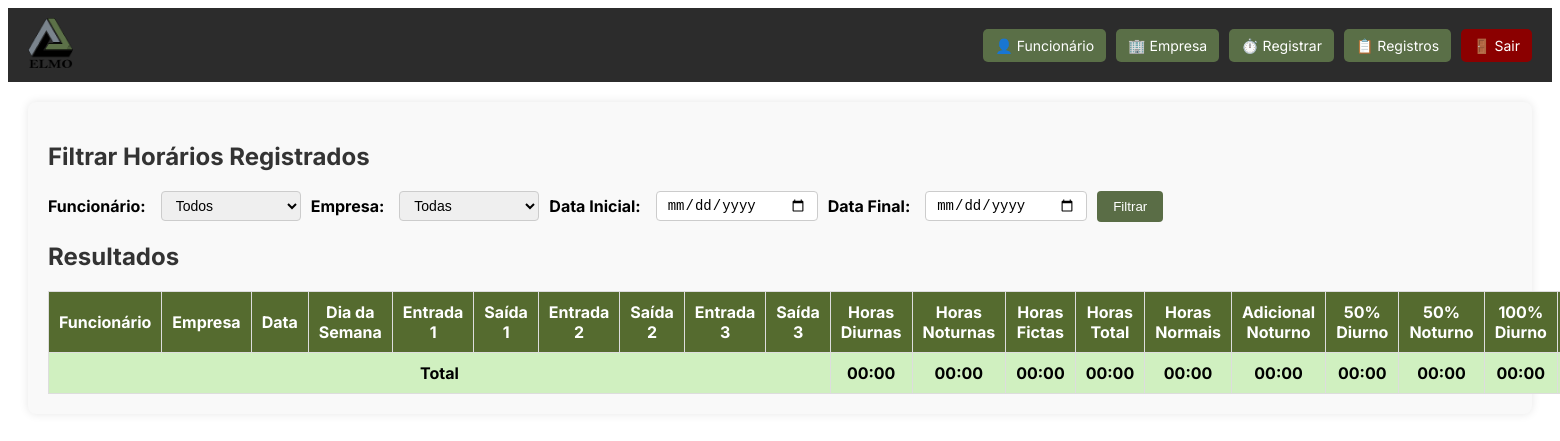
/lista-registros?funcionario_id=1 (signed in), run on an earlier commit of the app's database.
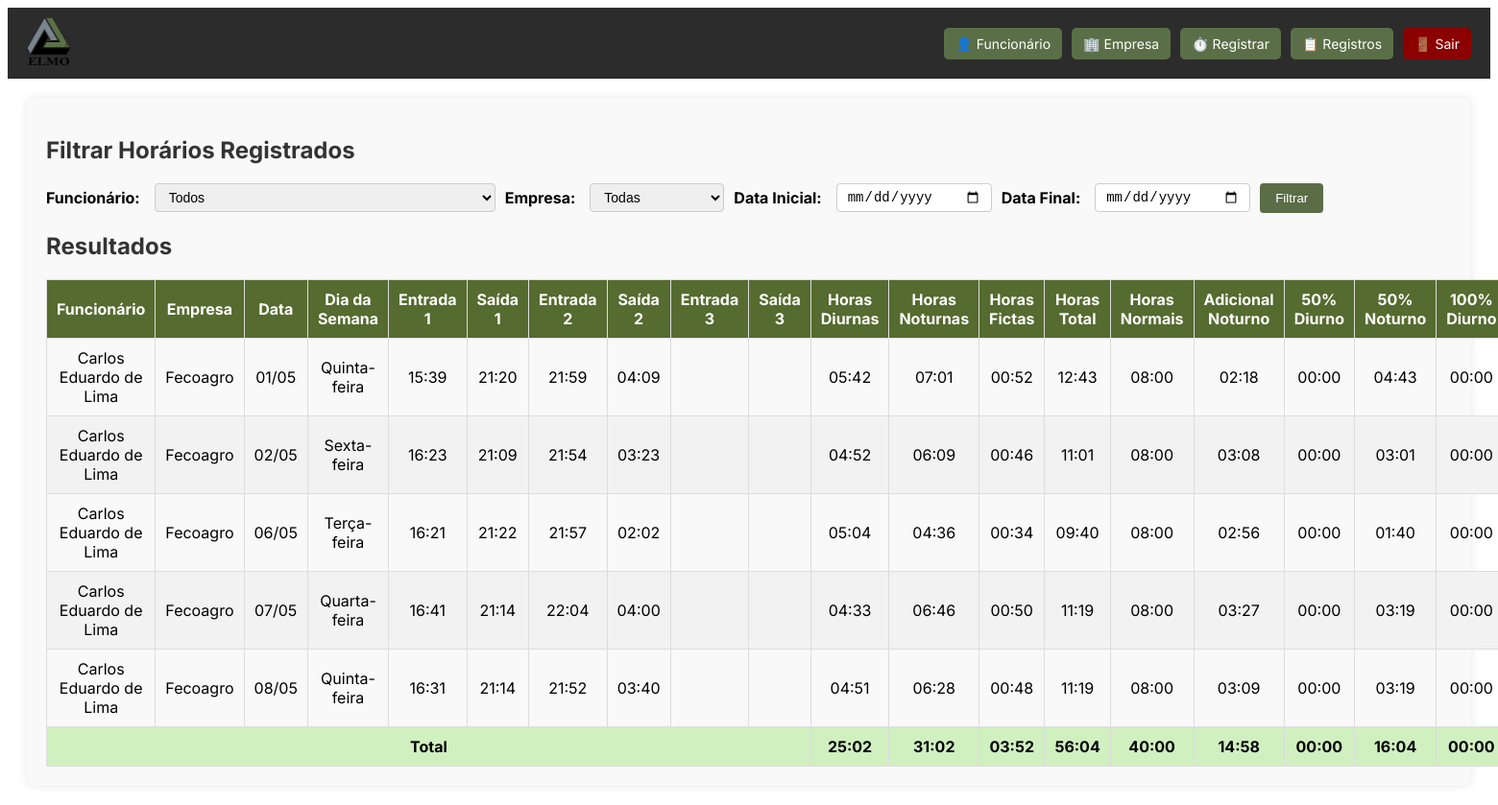
And on a later commit of the database.
### models.py (models this page shows)
class Ponto(db.Model):
    id = db.Column(db.Integer, primary_key=True)
    funcionario_id = db.Column(db.Integer, db.ForeignKey('funcionario.id'), nullable=False)
    empresa_id = db.Column(db.Integer, db.ForeignKey('empresa.id'), nullable=False)
    data = db.Column(db.String(10), nullable=False)
    entrada1 = db.Column(db.String(5))
    saida1 = db.Column(db.String(5))
    entrada2 = db.Column(db.String(5))
    saida2 = db.Column(db.String(5))
    entrada3 = db.Column(db.String(5))
    saida3 = db.Column(db.String(5))
    funcionario = db.relationship('Funcionario', backref=db.backref('pontos', lazy=True))
    empresa = db.relationship('Empresa', backref=db.backref('pontos', lazy=True))

class Funcionario(db.Model):
    id = db.Column(db.Integer, primary_key=True)
    nome = db.Column(db.String(100), nullable=False)
    cpf = db.Column(db.String(14), unique=True, nullable=True)

class Empresa(db.Model):
    id = db.Column(db.Integer, primary_key=True)
    nome = db.Column(db.String(100), nullable=False)
    vale_alimentacao = db.Column(db.Float, nullable=False)

### app.py (the view, shortened to what this page needs)
@app.route("/lista-registros", methods=["GET"])
def lista_registros():
    if not session.get("usuario_logado"):
        return redirect(url_for("login"))
    funcionarios = Funcionario.query.order_by(Funcionario.nome.asc()).all()
    empresas = Empresa.query.order_by(Empresa.nome.asc()).all()
    query = Ponto.query
    funcionario_id = request.args.get("funcionario_id")
    empresa_id = request.args.get("empresa_id")
    data_ini = request.args.get("data_ini")
    data_fim = request.args.get("data_fim")
    if funcionario_id:
        query = query.filter_by(funcionario_id=funcionario_id)
    if empresa_id:
        query = query.filter_by(empresa_id=empresa_id)
    if data_ini:
        query = query.filter(Ponto.data >= data_ini)
    if data_fim:
        query = query.filter(Ponto.data <= data_fim)
    pontos = []
    if funcionario_id or empresa_id or data_ini or data_fim:
        pontos = query.order_by(Ponto.data.asc()).all()
    INIDIA = time(5, 0)
    FIMDIA = time(22, 0)
    ININOT = time(22, 0)
    FIMNOT = time(5, 0)
    def to_time(valor):
        if isinstance(valor, str):
            return datetime.strptime(valor, "%H:%M").time()
        return valor
    for ponto in pontos:
        if isinstance(ponto.data, str):
            ponto.data_obj = datetime.strptime(ponto.data, "%Y-%m-%d")
        else:
            ponto.data_obj = ponto.data
        ponto.horas_diurnas_reais = timedelta()
        ponto.horas_noturnas_reais = timedelta()
        ponto.horas_fictas = timedelta()
        ponto.horas_adicional = timedelta()
        ponto.horas_adicional_ficta = timedelta()
        ponto.horas_diurnas = timedelta()
        ponto.horas_noturnas = timedelta()
        ponto.horas_total = timedelta()
        ponto.extra_50_diurno = timedelta()
        ponto.extra_50_noturno = timedelta()
        ponto.extra_50_noturno_reais = timedelta()
        ponto.extra_100_diurno = timedelta()
        ponto.extra_100_noturno = timedelta()
        ponto.horas_normais = timedelta(hours=8)
        if ponto.data_obj.weekday() == 5:
            ponto.horas_normais = timedelta(hours=4)
        turnos = [(ponto.entrada1, ponto.saida1), (ponto.entrada2, ponto.saida2), (ponto.entrada3, ponto.saida3)]
        minutos_marcados = []
        for entrada, saida in turnos:
            if entrada and saida:
                entrada = to_time(entrada)
                saida = to_time(saida)
                entrada_dt = datetime.combine(ponto.data_obj, entrada)
                saida_dt = datetime.combine(ponto.data_obj, saida)
                if saida < entrada:
                    saida_dt += timedelta(days=1)
                atual = entrada_dt
                while atual < saida_dt:
                    minutos_marcados.append(atual)
                    atual += timedelta(minutes=1)
        acumulado_domingo = timedelta()
        duracao_dentro_domingo = timedelta()
        for minuto in minutos_marcados:
            hora = minuto.time()
            tipo = "diurna"
            if hora >= ININOT or hora < FIMNOT:
                tipo = "noturna"
            if ponto.horas_normais > timedelta():
                ponto.horas_normais -= timedelta(minutes=1)
                if tipo == "diurna":
                    ponto.horas_diurnas += timedelta(minutes=1)
                    ponto.horas_diurnas_reais += timedelta(minutes=1)
                else:
                    ponto.horas_noturnas_reais += timedelta(minutes=1)
                    ponto.horas_adicional += timedelta(minutes=1)
            else:
                if tipo == "diurna":
                    ponto.extra_50_diurno += timedelta(minutes=1)
                    ponto.horas_diurnas_reais += timedelta(minutes=1)
                else:
                    ponto.extra_50_noturno_reais += timedelta(minutes=1)
                    ponto.horas_noturnas_reais += timedelta(minutes=1)
        if ponto.data_obj.weekday() < 5:
            ponto.horas_noturnas = ponto.horas_noturnas_reais * 1.142857
            ponto.horas_total = ponto.horas_diurnas_reais + ponto.horas_noturnas
            ponto.horas_fictas= ponto.horas_noturnas_reais * 0.142857
            carga_horaria_diaria = timedelta(hours=8)
            jornada_total = ponto.horas_diurnas_reais + ponto.horas_noturnas
            if jornada_total < carga_horaria_diaria:
                ponto.horas_normais = jornada_total
            else:
                ponto.horas_normais = carga_horaria_diaria
                ponto.extra_50_noturno = ( ponto.extra_50_noturno_reais * 1.142857 ) + ( ponto.horas_adicional * 0.142857 )
    total = {
            "horas_diurnas": timedelta(),
            "horas_noturnas": timedelta(),
            "horas_fictas": timedelta(),
            "horas_total": timedelta(),
            "horas_normais": timedelta(),
            "horas_adicional": timedelta(),
            "extra_50_diurno": timedelta(),
            "extra_50_noturno": timedelta(),
            "extra_100_diurno": timedelta(),
            "extra_100_noturno": timedelta(),
        }
    for ponto in pontos:
            total["horas_diurnas"] += ponto.horas_diurnas_reais
            total["horas_noturnas"] += ponto.horas_noturnas
            total["horas_fictas"] += ponto.horas_fictas
            total["horas_total"] += ponto.horas_total
            total["horas_normais"] += ponto.horas_normais
            total["horas_adicional"] += ponto.horas_adicional
            total["extra_50_diurno"] += ponto.extra_50_diurno
            total["extra_50_noturno"] += ponto.extra_50_noturno
            total["extra_100_diurno"] += ponto.extra_100_diurno
            total["extra_100_noturno"] += ponto.extra_100_noturno
    return render_template("lista_registros.html", pontos=pontos, funcionarios=funcionarios, empresas=empresas, total=total)

### app.py (called while the page is built)
@app.template_filter('horario_formatado')
def horario_formatado(value):
    if not value:
        return "00:00"
    total_minutes = int(value.total_seconds() // 60)
    horas = total_minutes // 60
    minutos = total_minutes % 60
    return f"{horas:02d}:{minutos:02d}"

@app.template_filter('formatar_dia_semana')
def formatar_dia_semana(data):
    return format_datetime(data, "EEEE", locale='pt_BR').capitalize()

### templates/lista_registros.html (shortened to what this page needs)
{% extends "base.html" %}
{% block content %}
<div class="box">
    <h2>Filtrar Horários Registrados</h2>
    <form method="GET" class="filter-lista-form">
        <label for="funcionario_id">Funcionário:</label>
        <select name="funcionario_id" id="funcionario_id">
            <option value="">Todos</option>
        </select>
        <label for="empresa_id">Empresa:</label>
        <select name="empresa_id" id="empresa_id">
            <option value="">Todas</option>
        </select>
        <label for="data_ini">Data Inicial:</label>
        <input type="date" name="data_ini" id="data_ini">
        <label for="data_fim">Data Final:</label>
        <input type="date" name="data_fim" id="data_fim">
        <button type="submit" class="btn-lista-filter">Filtrar</button>
    </form>
</div>
<div class="box">
    <h2>Resultados</h2>
    <div class="table-responsive">
        <table class="styled-table">
            <thead>
                <tr>
                    <th>Funcionário</th>
                    <th>Empresa</th>
                    <th>Data</th>
                    <th>Dia da Semana</th>
                    <th>Entrada 1</th><th>Saída 1</th>
                    <th>Entrada 2</th><th>Saída 2</th>
                    <th>Entrada 3</th><th>Saída 3</th>
                    <th>Horas Diurnas</th>
                    <th>Horas Noturnas</th>
                    <th>Horas Fictas</th>
                    <th>Horas Total</th>
                    <th>Horas Normais</th>
                    <th>Adicional Noturno</th>
                    <th>50% Diurno</th>
                    <th>50% Noturno</th>
                    <th>100% Diurno</th>
                    <th>100% Noturno</th>
                </tr>
            </thead>
            <tbody>
                {% for p in pontos %}
                <tr class="{% if p.data_obj | formatar_dia_semana == 'Domingo' %}domingo{% endif %}">
                    <td>{{ p.funcionario.nome }}</td>
                    <td>{{ p.empresa.nome }}</td>
                    <td>{{ p.data_obj.strftime('%d/%m') }}</td>
                    <td>{{ p.data_obj | formatar_dia_semana }}</td>
                    <td>{{ p.entrada1 or '' }}</td><td>{{ p.saida1 or '' }}</td>
                    <td>{{ p.entrada2 or '' }}</td><td>{{ p.saida2 or '' }}</td>
                    <td>{{ p.entrada3 or '' }}</td><td>{{ p.saida3 or '' }}</td>
                    <td>{{ p.horas_diurnas_reais|horario_formatado }}</td>
                    <td>{{ p.horas_noturnas|horario_formatado }}</td>
                    <td>{{ p.horas_fictas|horario_formatado }}</td>
                    <td>{{ p.horas_total|horario_formatado }}</td>
                    <td>{{ p.horas_normais|horario_formatado }}</td>
                    <td>{{ p.horas_adicional|horario_formatado }}</td>
                    <td>{{ p.extra_50_diurno|horario_formatado }}</td>
                    <td>{{ p.extra_50_noturno|horario_formatado }}</td>
                    <td>{{ p.extra_100_diurno|horario_formatado }}</td>
                </tr>
                {% endfor %}
            </tbody>
            <tfoot>
                <tr class="total-row">
                    <td colspan="10">Total</td>
                    <td>{{ total.horas_diurnas|horario_formatado }}</td>
                    <td>{{ total.horas_noturnas|horario_formatado }}</td>
                    <td>{{ total.horas_fictas|horario_formatado }}</td>
                    <td>{{ total.horas_total|horario_formatado }}</td>
                    <td>{{ total.horas_normais|horario_formatado }}</td>
                    <td>{{ total.horas_adicional|horario_formatado }}</td>
                    <td>{{ total.extra_50_diurno|horario_formatado }}</td>
                    <td>{{ total.extra_50_noturno|horario_formatado }}</td>
                    <td>{{ total.extra_100_diurno|horario_formatado }}</td>
                    <td>{{ total.extra_100_noturno|horario_formatado }}</td>
                </tr>
            </tfoot>
        </table>
    </div>
</div>
{% endblock %}

What changed in the data, as far as the page shows it:
added Ponto: funcionario.nome "Carlos Eduardo de Lima", empresa.nome "Fecoagro", data_obj "01/05", data_obj "Quinta-feira", entrada1 "15:39", saida1 "21:20", entrada2 "21:59", saida2 "04:09", horas_diurnas_reais|horario_formatado "05:42", horas_noturnas|horario_formatado "07:01", horas_fictas|horario_formatado "00:52", horas_total|horario_formatado "12:43", horas_normais|horario_formatado "08:00", horas_adicional|horario_formatado "02:18", extra_50_diurno|horario_formatado "00:00", extra_50_noturno|horario_formatado "04:43", extra_100_diurno|horario_formatado "00:00"
added Ponto: funcionario.nome "Carlos Eduardo de Lima", empresa.nome "Fecoagro", data_obj "02/05", data_obj "Sexta-feira", entrada1 "16:23", saida1 "21:09", entrada2 "21:54", saida2 "03:23", horas_diurnas_reais|horario_formatado "04:52", horas_noturnas|horario_formatado "06:09", horas_fictas|horario_formatado "00:46", horas_total|horario_formatado "11:01", horas_normais|horario_formatado "08:00", horas_adicional|horario_formatado "03:08", extra_50_diurno|horario_formatado "00:00", extra_50_noturno|horario_formatado "03:01", extra_100_diurno|horario_formatado "00:00"
added Ponto: funcionario.nome "Carlos Eduardo de Lima", empresa.nome "Fecoagro", data_obj "06/05", data_obj "Terça-feira", entrada1 "16:21", saida1 "21:22", entrada2 "21:57", saida2 "02:02", horas_diurnas_reais|horario_formatado "05:04", horas_noturnas|horario_formatado "04:36", horas_fictas|horario_formatado "00:34", horas_total|horario_formatado "09:40", horas_normais|horario_formatado "08:00", horas_adicional|horario_formatado "02:56", extra_50_diurno|horario_formatado "00:00", extra_50_noturno|horario_formatado "01:40", extra_100_diurno|horario_formatado "00:00"
added Ponto: funcionario.nome "Carlos Eduardo de Lima", empresa.nome "Fecoagro", data_obj "07/05", data_obj "Quarta-feira", entrada1 "16:41", saida1 "21:14", entrada2 "22:04", saida2 "04:00", horas_diurnas_reais|horario_formatado "04:33", horas_noturnas|horario_formatado "06:46", horas_fictas|horario_formatado "00:50", horas_total|horario_formatado "11:19", horas_normais|horario_formatado "08:00", horas_adicional|horario_formatado "03:27", extra_50_diurno|horario_formatado "00:00", extra_50_noturno|horario_formatado "03:19", extra_100_diurno|horario_formatado "00:00"
added Ponto: funcionario.nome "Carlos Eduardo de Lima", empresa.nome "Fecoagro", data_obj "08/05", data_obj "Quinta-feira", entrada1 "16:31", saida1 "21:14", entrada2 "21:52", saida2 "03:40", horas_diurnas_reais|horario_formatado "04:51", horas_noturnas|horario_formatado "06:28", horas_fictas|horario_formatado "00:48", horas_total|horario_formatado "11:19", horas_normais|horario_formatado "08:00", horas_adicional|horario_formatado "03:09", extra_50_diurno|horario_formatado "00:00", extra_50_noturno|horario_formatado "03:19", extra_100_diurno|horario_formatado "00:00"
Also different on the page:
{{ total.horas_diurnas|horario_formatado }}: "00:00" → "25:02"
{{ total.horas_noturnas|horario_formatado }}: "00:00" → "31:02"
{{ total.horas_fictas|horario_formatado }}: "00:00" → "03:52"
{{ total.horas_total|horario_formatado }}: "00:00" → "56:04"
{{ total.horas_normais|horario_formatado }}: "00:00" → "40:00"
{{ total.horas_adicional|horario_formatado }}: "00:00" → "14:58"
{{ total.extra_50_noturno|horario_formatado }}: "00:00" → "16:04"
